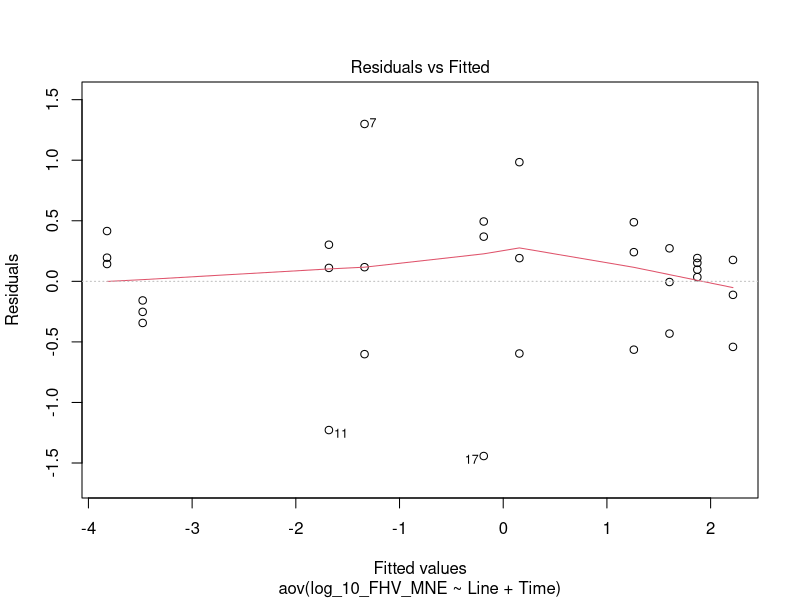
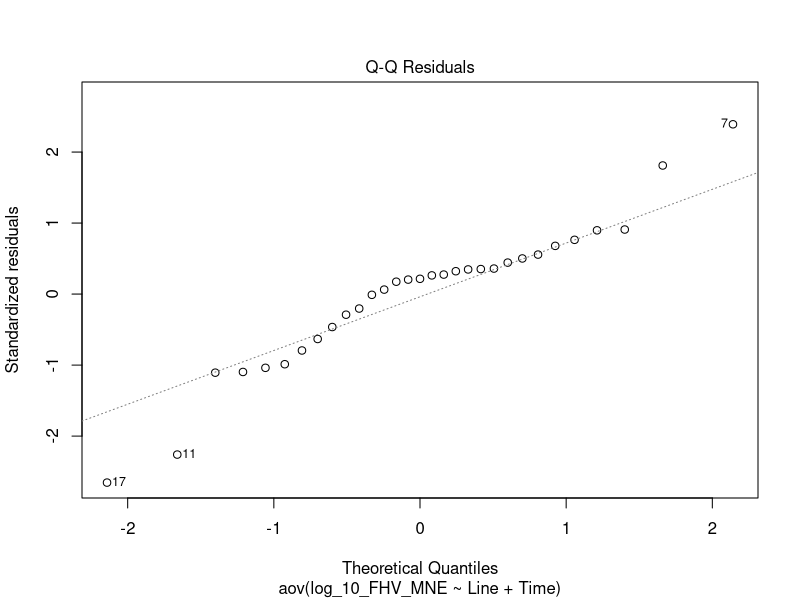
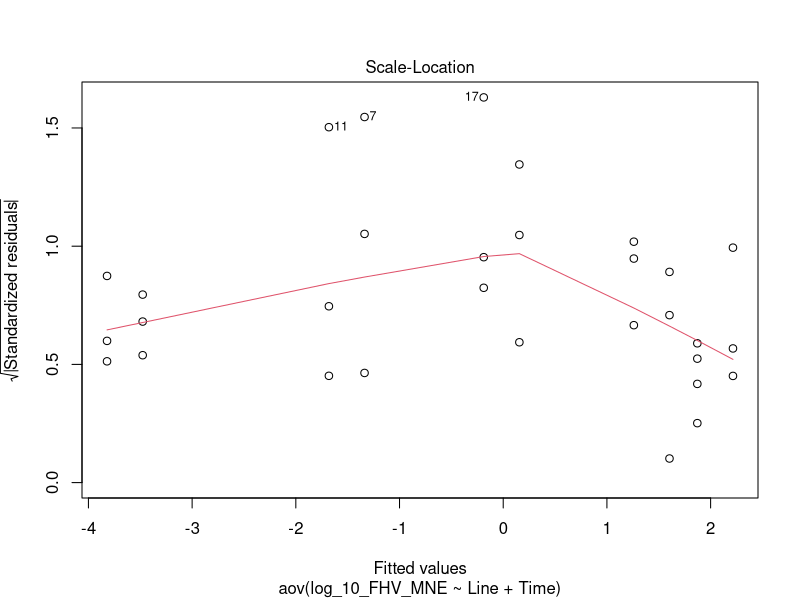
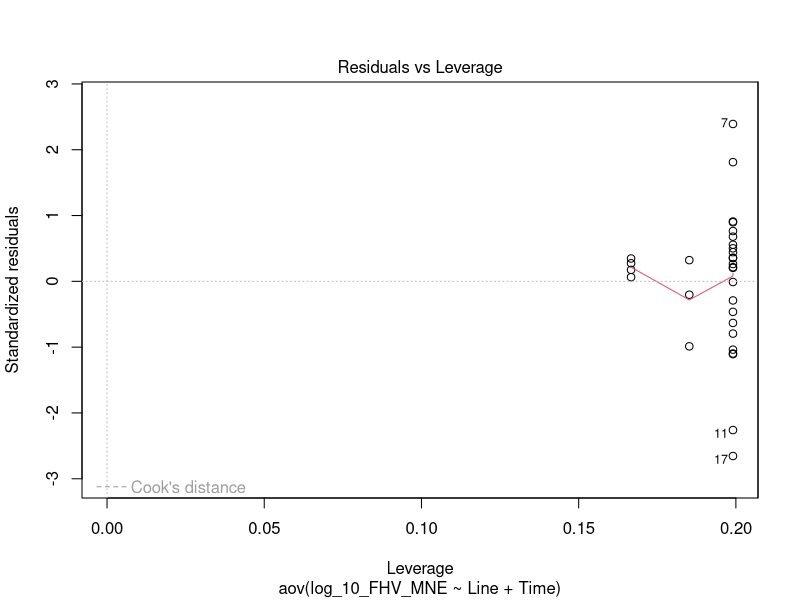
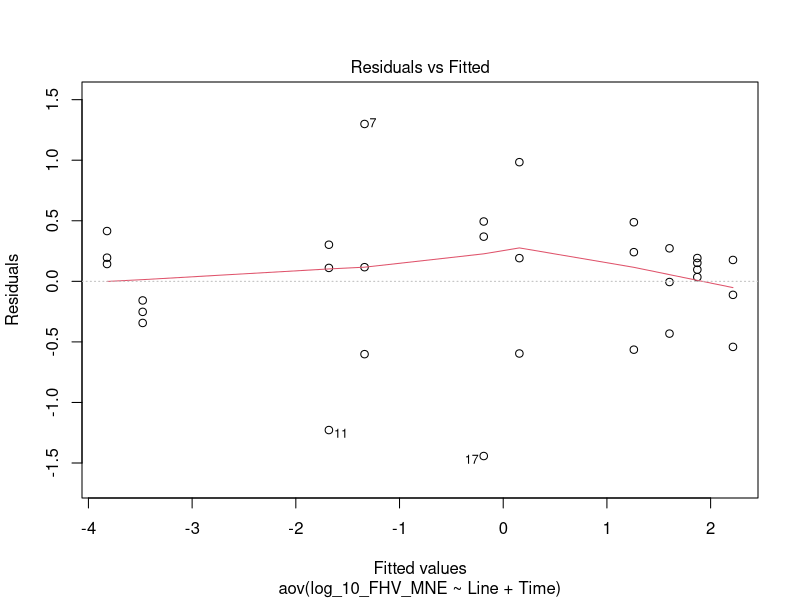
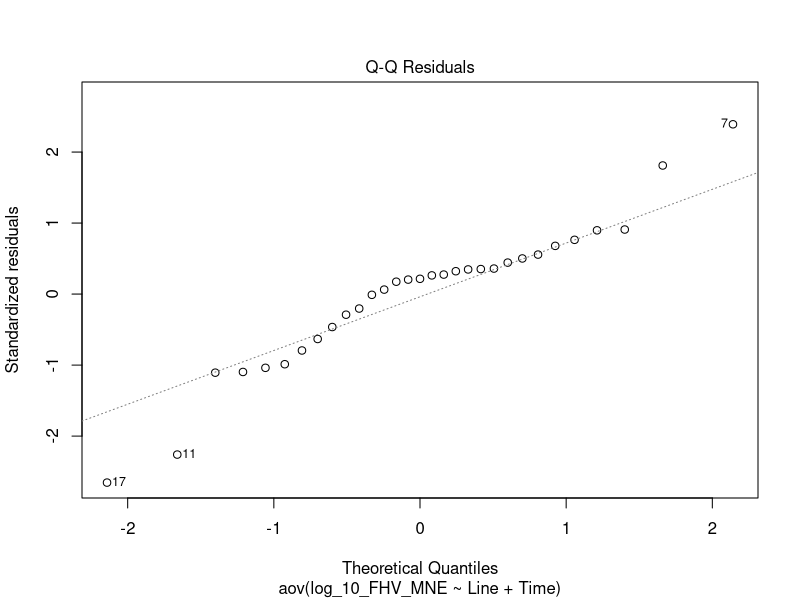
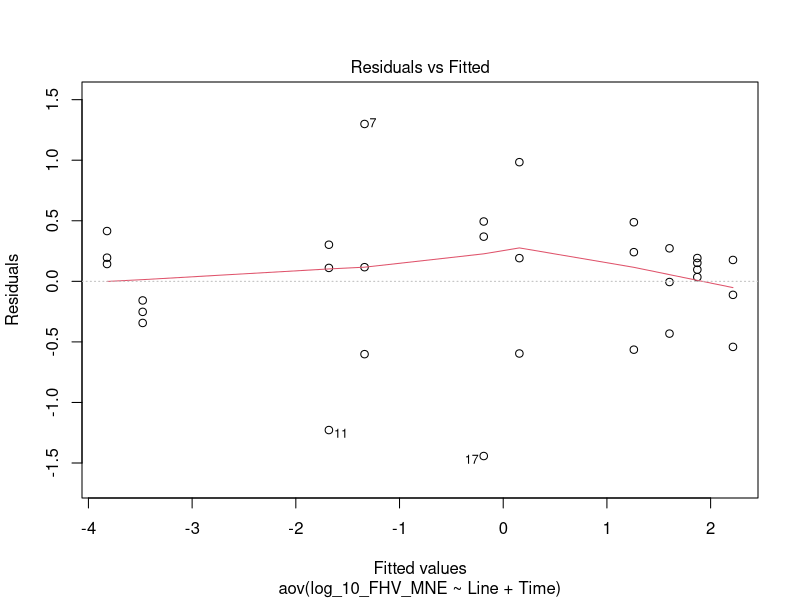
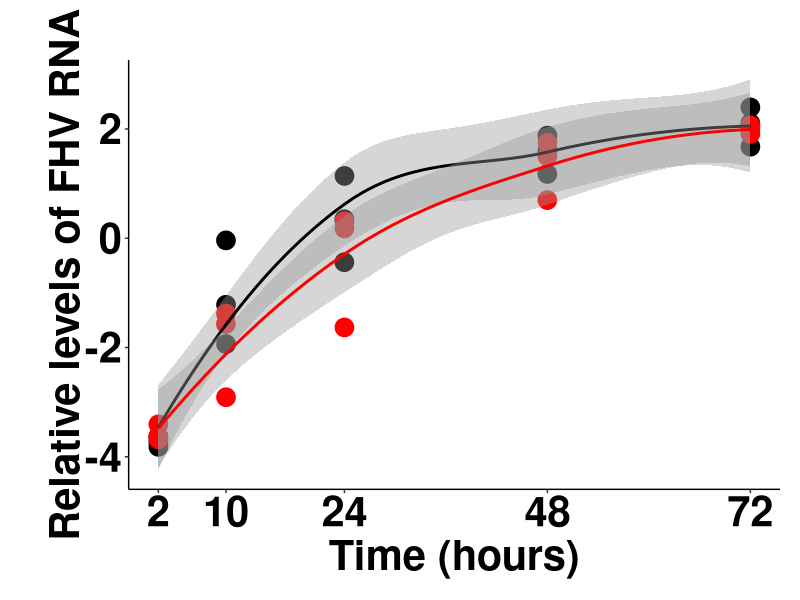

Generate these figures, in order, with R:
## ---- chunk 1
library(tidyverse)
library(car)
library(rstatix)
## ---- chunk 2
# Importing raw Ct values
data_FHV_acc<- as.data.frame(read_csv("Accumulation_FHV_Figure_5_C_data.csv"))

# Importing sample ID information
data_ID <- as.data.frame(read_csv("Accumulation_FHV_Figure_5_C_data_sample_ID.csv"))
## ---- chunk 3
# Seting the data
Data <- data_FHV_acc

#Sets % SEM cutoff for samples (default 20%)
SEMCutoff = 20

# Do you wish to automatically censor data over the above SEM% threshold? 0 = no, 1 = yes (default yes)
UseCutoff = 1

# Change std Amp. efficiency if necessary
TarAmp = 1.99 # FHV
RefAmp = 1.64 # rpl32

# Sorting the data for analysis

Normalised <-
  data.frame("Sample", "MNE", "SE of MNE", "SE of MNE as % (x<=20%)")
i = 0
val = 1:nrow(Data)
val <- val[seq(1, (length(val)), 2)]
w = unlist(c(Data[4]))
x = unlist(c(Data[3]))
y = unlist(c(Data[2]))
s = matrix(x, nrow = 1, ncol = nrow(Data))
v = matrix(w, nrow = 1, ncol = nrow(Data))
t = matrix(y, nrow = nrow(Data), ncol = 1)
list <-
  data.frame("Censored Samples", "MNE", "SE of MNE", "SE of MNE as % (x>25%)")

# For loop processes all the data and adds it to the dataframe
for (i in val) {
  # Calculates MNE of Duplicates
  MNE2 = (RefAmp ^ ((v[1, i] + v[1, i + 1]) / 2)) / (TarAmp ^ ((s[1, i] +
                                                                  s[1, i + 1]) / 2))
  
  # Calculates SE of MNE
  SEofCTTAR = sd(c(s[1, i], s[1, i + 1])) / sqrt(2)
  SEofCTREF = sd(c(v[1, i], v[1, i + 1])) / sqrt(2)
  
  SEofMNE = MNE2 * (((log(TarAmp) * SEofCTTAR) ^ 2) + ((log(RefAmp) * SEofCTREF) ^
                                                         2)) ^ .5
  
  # Calculates SE of MNE as %
  SEofMNEasP = (SEofMNE / MNE2) * 100
  
  # Adds each set of data to the data frame (you may wish to change the digits= option to be smaller if you wish)
  if (UseCutoff == 1) {
    if (SEofMNEasP > SEMCutoff) {
      cat(
        "Sample:",
        t[i, 1],
        "was censored due to exceeding SEM cutoff of",
        SEMCutoff,
        "with a value of",
        (round(SEofMNEasP, digits = 2)),
        "\n"
      )
      list[nrow(list) + 1,] = c(
        t[i, 1],
        round(MNE2, digits = 10),
        round(SEofMNE, digits = 5),
        round(SEofMNEasP, digits = 2)
      )
    }
    else {
      Normalised[nrow(Normalised) + 1,] = c(
        t[i, 1],
        round(MNE2, digits = 10),
        round(SEofMNE, digits = 5),
        round(SEofMNEasP, digits = 2)
      )
    }
  }
  else {
    Normalised[nrow(Normalised) + 1,] = c(
      t[i, 1],
      round(MNE2, digits = 10),
      round(SEofMNE, digits = 5),
      round(SEofMNEasP, digits = 2)
    )
  }
}

View(Normalised)

## ---- chunk 4
# Formats the analysed dataset
MNE <- Normalised %>%
  rename(
    Sample = X.Sample.,
    FHV_MNE = X.MNE.,
    FHV_SE_MNE = X.SE.of.MNE.,
    FHV_SE_Percent = X.SE.of.MNE.as....x..20...
  ) %>%
  slice(-1) %>% 
  select(Sample, everything())

# Visualize the data frame
View(MNE)
## ---- chunk 5
# Formats the censored data set
SEM_censored <- list %>%
  rename(
    Sample_file = X.Censored.Samples.,
    MNE = X.MNE.,
    SE_MNE = X.SE.of.MNE.,
    SE_Percent = X.SE.of.MNE.as....x.25...
  ) %>%
  mutate(Sample_file = as.character(Sample_file)) %>%
  slice(-1)

# Visualize the data set
SEM_censored
## ---- chunk 6
# Code the samples as the same 
MNE$Sample <- as.double(MNE$Sample)
data_ID$Sample <- as.double(data_ID$Sample)

# Joining the MNE dataframe with the sample ID dataframe 
data_MNE <- full_join(data_ID, MNE, by = join_by(Sample))
## ---- chunk 7
# Coding the factors correctly 
data_MNE$Time <- as.factor(data_MNE$Time)
data_MNE$FHV_MNE <- as.numeric(data_MNE$FHV_MNE)

# Log-transforming data
data_MNE <- data_MNE %>% 
  mutate(log_10_FHV_MNE = log10(FHV_MNE)) 

# Subsetting relevant info
data_anova <- data_MNE %>% 
  select(log_10_FHV_MNE, Time, Line, Replicate, Sample) %>% 
  mutate(Line = as.factor(Line)) %>% 
  mutate(Time = as.factor(Time))
## ---- chunk 8
# Fitting the model 
FHV_aov1 <- aov(log_10_FHV_MNE ~ 
                  Line * 
                  Time , 
                data = data_anova)

FHV_aov2 <- aov(log_10_FHV_MNE ~ 
                  Line + 
                  Time , 
                data = data_anova) # Best fit model

FHV_aov3 <- aov(log_10_FHV_MNE ~ 
                  Time , 
                data = data_anova)

FHV_aov4 <- aov(log_10_FHV_MNE ~ 
                  Line , 
                data = data_anova)


# Finding the best fit model
AIC(FHV_aov1, FHV_aov2) 
AIC(FHV_aov2, FHV_aov3)
AIC(FHV_aov2, FHV_aov4)

# Summary of analysis 
summary(FHV_aov2)

## ---- chunk 9

# Visually Check 
plot(FHV_aov2)

# Extract residuals and fitted values
FHV_aov2_fitted <- fitted(FHV_aov2)
FHV_aov2_res <- residuals(FHV_aov2)

# 1. Homogeneity of variances
plot(FHV_aov2, 1)
leveneTest(log_10_FHV_MNE ~ 
                  Line , 
                data = data_anova)

# 2. Normality
plot(FHV_aov2, 2)

# Run Shapiro-Wilk test on residuals
shapiro.test(x = FHV_aov2_res)

# 3. Outliers 
plot(FHV_aov2, 1)
outlierTest(FHV_aov2)
## ---- chunk 10
# Converting Time back into appropriate
data_anova$Time <- as.character(data_anova$Time)
data_anova$Time <- as.double(data_anova$Time)

# Creating plot object
FHV_plot <-ggplot(data_anova) +
  geom_jitter(
    aes(Time, log_10_FHV_MNE, col = Line),
    size = 6,
    position = position_jitter(width = 0.01),
    show.legend = FALSE
  ) +
  geom_smooth(aes(Time, log_10_FHV_MNE, group = Line, col = Line), show.legend = FALSE, inherit.aes = FALSE, method = 'loess', span = 1) +
  scale_color_manual(values = c("black", "red")) +
  scale_fill_manual(values = c("black", "red")) +  # Specify the fill colors for Line = 0 and Line = 1
  theme_classic() +
  scale_x_continuous(breaks = unique(data_anova$Time), labels = unique(data_anova$Time)) + # set time axis to correspond to actual time points
  labs(x = "Time (hours)",
       y = expression(bold(
         "Relative levels of FHV RNA"
       ))) +
  theme(
    plot.margin = unit(c(3, 1, 1, 2), "lines"),
    axis.title = element_text(
      size = 30,
      face = "bold",
      colour = "black"
    ),
    axis.title.y = element_text(
      size = 30,
      face = "bold",
      colour = "black",
      hjust = 0.5,
      vjust = 0.1
    ),
    axis.text = element_text(
      size = 30,
      face = "bold",
      colour = "black"
    ),
    plot.title = element_text(size = 30)
  ) +
  guides(fill = FALSE, colour = FALSE)
## ---- chunk 11
# Exporting model summary
sink("Accumulation_FHV_Figure_5_C_stats_output_anova.txt") # change file name
summary(FHV_aov2) # prints coxme output to txt file
sink() # closes the connection **CRITICAL**

sink("Accumulation_FHV_Figure_5_C_stats_output_anova_call.txt") # change file name
print(FHV_aov2) # prints coxme output to txt file
sink() # closes the connection **CRITICAL**

# Exporting figure
today <- Sys.Date()
date <- format(today, format = "%y%m%d")
name <- paste(date, "Figure", "5", "C",  sep = "_")
pdf_name <- paste(name, "pdf", sep = ".")
ggsave(filename = pdf_name,
       plot = FHV_plot, 
       width = 15, 
       height = 7.5)
